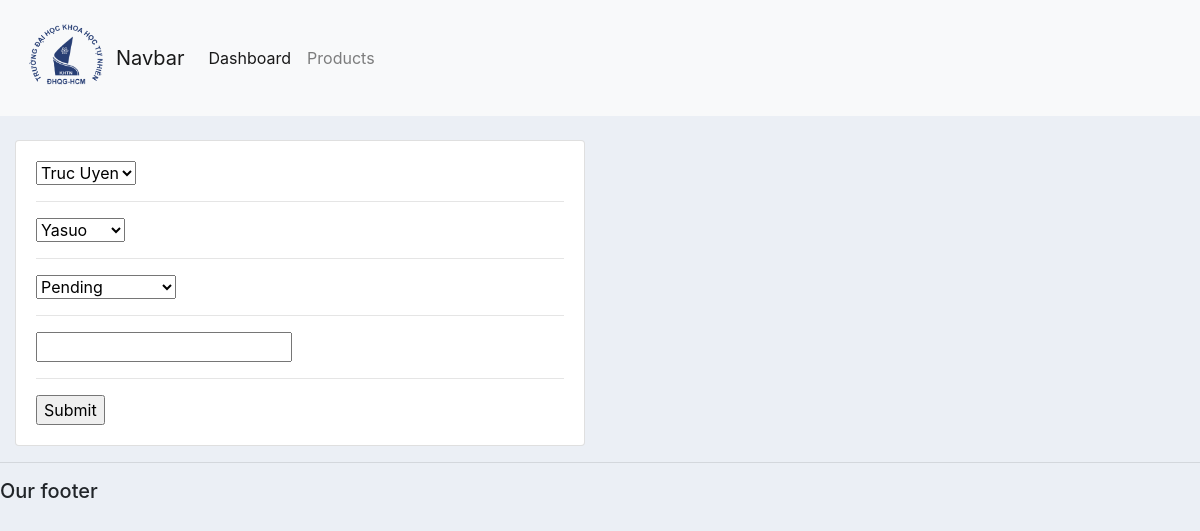
The page /update_order/2/ on the database its author committed.
### accounts/models.py (models this page shows, shortened)
class Order(models.Model):
    STATUS = (
        ('Pending', 'Pending'),
        ('Out for delivery', 'Out for delivery'),
        ('Delivered', 'Delivered')
    )
    customer = models.ForeignKey(Customer, null=True, on_delete=models.SET_NULL)
    product = models.ForeignKey(Product, null=True, on_delete=models.SET_NULL)
    date_created = models.DateTimeField(auto_now_add=True)
    status = models.CharField(max_length=200, null=True, choices=STATUS)
    note = models.CharField(max_length=200, null=True)

### accounts/views.py (the view)
# urls.py: path('update_order/<str:pk>/', views.updateOrder, name="update_order"),
def updateOrder(request, pk):
    order = Order.objects.get(id=pk)
    form = OrderForm(instance=order)
    if request.method == "POST":
        form = OrderForm(request.POST, instance=order)
        if form.is_valid():
            form.save()
            return redirect('/')
    context = {'form': form}
    return render(request, 'accounts/order_form.html', context)

### accounts/form.py
class OrderForm(ModelForm):
    class Meta:
        model = Order
        fields = "__all__"

### accounts/models.py (called while the page is built)
    def __str__(self):
        return self.name

    def __str__(self):
        return self.name

### templates/accounts/order_form.html (shortened to what this page needs)
{%  extends 'accounts/main.html' %}
{% load static %}
{% block content %}
    <br>
<div class="row">
	<div class="col-md-6">
		<div class="card card-body">
    <form action="" method="POST" >
        {% for fo in form %}
             {{fo}}
            <hr>
        {% endfor %}
        <input type="submit" name="Submit">
    </form>
		</div>
	</div>
</div>
{% endblock %}

### static/css/main.css (style rules this page uses)
body { background-color: #ebeff5; }

### rows shown on the page
Order: form "Truc Uyen" "Yasuo" "Pending"
